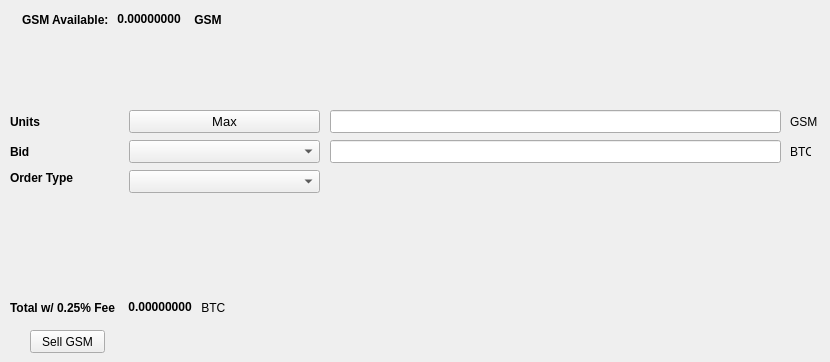
   <widget class="QWidget" name="SellTab">
    <attribute name="title">
     <string>Sell</string>
    </attribute>
    <widget class="QLabel" name="label_16">
     <property name="geometry">
      <rect>
       <x>790</x>
       <y>140</y>
       <width>21</width>
       <height>23</height>
      </rect>
     </property>
     <property name="text">
      <string>BTC</string>
     </property>
    </widget>
    <widget class="QComboBox" name="SellBidcomboBox">
     <property name="geometry">
      <rect>
       <x>129</x>
       <y>140</y>
       <width>191</width>
       <height>23</height>
      </rect>
     </property>
     <property name="font">
      <font>
       <pointsize>10</pointsize>
      </font>
     </property>
    </widget>
    <widget class="QLabel" name="label_18">
     <property name="geometry">
      <rect>
       <x>10</x>
       <y>110</y>
       <width>46</width>
       <height>23</height>
      </rect>
     </property>
     <property name="font">
      <font>
       <weight>75</weight>
       <bold>true</bold>
      </font>
     </property>
     <property name="text">
      <string>Units</string>
     </property>
    </widget>
    <widget class="QPushButton" name="Sell_Max_Amount">
     <property name="geometry">
      <rect>
       <x>129</x>
       <y>110</y>
       <width>191</width>
       <height>23</height>
      </rect>
     </property>
     <property name="font">
      <font>
       <pointsize>10</pointsize>
      </font>
     </property>
     <property name="text">
      <string>Max</string>
     </property>
    </widget>
    <widget class="QLabel" name="label_20">
     <property name="geometry">
      <rect>
       <x>10</x>
       <y>170</y>
       <width>71</width>
       <height>16</height>
      </rect>
     </property>
     <property name="font">
      <font>
       <weight>75</weight>
       <bold>true</bold>
      </font>
     </property>
     <property name="text">
      <string>Order Type</string>
     </property>
    </widget>
    <widget class="QComboBox" name="SellOrdertypeCombo">
     <property name="geometry">
      <rect>
       <x>129</x>
       <y>170</y>
       <width>191</width>
       <height>23</height>
      </rect>
     </property>
     <property name="font">
      <font>
       <pointsize>10</pointsize>
      </font>
     </property>
    </widget>
    <widget class="QLabel" name="label_21">
     <property name="geometry">
      <rect>
       <x>10</x>
       <y>140</y>
       <width>46</width>
       <height>23</height>
      </rect>
     </property>
     <property name="font">
      <font>
       <weight>75</weight>
       <bold>true</bold>
      </font>
     </property>
     <property name="text">
      <string>Bid</string>
     </property>
    </widget>
    <widget class="QLabel" name="label_22">
     <property name="geometry">
      <rect>
       <x>790</x>
       <y>110</y>
       <width>31</width>
       <height>23</height>
      </rect>
     </property>
     <property name="text">
      <string>GSM</string>
     </property>
    </widget>
    <widget class="QLineEdit" name="UnitsInputGSM">
     <property name="geometry">
      <rect>
       <x>330</x>
       <y>110</y>
       <width>451</width>
       <height>23</height>
      </rect>
     </property>
     <property name="font">
      <font>
       <pointsize>9</pointsize>
       <weight>75</weight>
       <bold>true</bold>
      </font>
     </property>
    </widget>
    <widget class="QLineEdit" name="SellBidPriceEdit">
     <property name="geometry">
      <rect>
       <x>330</x>
       <y>140</y>
       <width>451</width>
       <height>23</height>
      </rect>
     </property>
     <property name="font">
      <font>
       <pointsize>9</pointsize>
       <weight>75</weight>
       <bold>true</bold>
      </font>
     </property>
    </widget>
    <widget class="QPushButton" name="SellGSMBTN">
     <property name="geometry">
      <rect>
       <x>30</x>
       <y>330</y>
       <width>75</width>
       <height>23</height>
      </rect>
     </property>
     <property name="text">
      <string>Sell GSM</string>
     </property>
    </widget>
    <widget class="QWidget" name="layoutWidget">
     <property name="geometry">
      <rect>
       <x>22</x>
       <y>12</y>
       <width>200</width>
       <height>15</height>
      </rect>
     </property>
     <layout class="QHBoxLayout" name="horizontalLayout">
      <item>
       <widget class="QLabel" name="label232_2">
        <property name="font">
         <font>
          <weight>75</weight>
          <bold>true</bold>
         </font>
        </property>
        <property name="text">
         <string>GSM Available:</string>
        </property>
       </widget>
      </item>
      <item>
       <widget class="QLabel" name="GSMAvailableLabel">
        <property name="palette">
         <palette>
          <active>
           <colorrole role="WindowText">
            <brush brushstyle="SolidPattern">
             <color alpha="255">
              <red>0</red>
              <green>0</green>
              <blue>0</blue>
             </color>
            </brush>
           </colorrole>
           <colorrole role="Button">
            <brush brushstyle="SolidPattern">
             <color alpha="255">
              <red>0</red>
              <green>170</green>
              <blue>0</blue>
             </color>
            </brush>
           </colorrole>
           <colorrole role="Light">
            <brush brushstyle="SolidPattern">
             <color alpha="255">
              <red>0</red>
              <green>255</green>
              <blue>0</blue>
             </color>
            </brush>
           </colorrole>
           <colorrole role="Midlight">
            <brush brushstyle="SolidPattern">
             <color alpha="255">
              <red>0</red>
              <green>212</green>
              <blue>0</blue>
             </color>
            </brush>
           </colorrole>
           <colorrole role="Dark">
            <brush brushstyle="SolidPattern">
             <color alpha="255">
              <red>0</red>
              <green>85</green>
              <blue>0</blue>
             </color>
            </brush>
           </colorrole>
           <colorrole role="Mid">
            <brush brushstyle="SolidPattern">
             <color alpha="255">
              <red>0</red>
              <green>113</green>
              <blue>0</blue>
             </color>
            </brush>
           </colorrole>
           <colorrole role="Text">
            <brush brushstyle="SolidPattern">
             <color alpha="255">
              <red>0</red>
              <green>170</green>
              <blue>0</blue>
             </color>
            </brush>
           </colorrole>
           <colorrole role="BrightText">
            <brush brushstyle="SolidPattern">
             <color alpha="255">
              <red>255</red>
              <green>255</green>
              <blue>255</blue>
             </color>
            </brush>
           </colorrole>
           <colorrole role="ButtonText">
            <brush brushstyle="SolidPattern">
             <color alpha="255">
              <red>0</red>
              <green>0</green>
              <blue>0</blue>
             </color>
            </brush>
           </colorrole>
           <colorrole role="Base">
            <brush brushstyle="SolidPattern">
             <color alpha="255">
              <red>255</red>
              <green>255</green>
              <blue>255</blue>
             </color>
            </brush>
           </colorrole>
           <colorrole role="Window">
            <brush brushstyle="SolidPattern">
             <color alpha="255">
              <red>0</red>
              <green>170</green>
              <blue>0</blue>
             </color>
            </brush>
           </colorrole>
           <colorrole role="Shadow">
            <brush brushstyle="SolidPattern">
             <color alpha="255">
              <red>0</red>
              <green>0</green>
              <blue>0</blue>
             </color>
            </brush>
           </colorrole>
           <colorrole role="AlternateBase">
            <brush brushstyle="SolidPattern">
             <color alpha="255">
              <red>127</red>
              <green>212</green>
              <blue>127</blue>
             </color>
            </brush>
           </colorrole>
           <colorrole role="ToolTipBase">
            <brush brushstyle="SolidPattern">
             <color alpha="255">
              <red>255</red>
              <green>255</green>
              <blue>220</blue>
             </color>
            </brush>
           </colorrole>
           <colorrole role="ToolTipText">
            <brush brushstyle="SolidPattern">
             <color alpha="255">
              <red>0</red>
              <green>0</green>
              <blue>0</blue>
             </color>
            </brush>
           </colorrole>
          </active>
          <inactive>
           <colorrole role="WindowText">
            <brush brushstyle="SolidPattern">
             <color alpha="255">
              <red>0</red>
              <green>0</green>
              <blue>0</blue>
             </color>
            </brush>
           </colorrole>
           <colorrole role="Button">
            <brush brushstyle="SolidPattern">
             <color alpha="255">
              <red>0</red>
              <green>170</green>
              <blue>0</blue>
             </color>
            </brush>
           </colorrole>
           <colorrole role="Light">
            <brush brushstyle="SolidPattern">
             <color alpha="255">
              <red>0</red>
              <green>255</green>
              <blue>0</blue>
             </color>
            </brush>
           </colorrole>
           <colorrole role="Midlight">
            <brush brushstyle="SolidPattern">
             <color alpha="255">
              <red>0</red>
              <green>212</green>
              <blue>0</blue>
             </color>
            </brush>
           </colorrole>
           <colorrole role="Dark">
            <brush brushstyle="SolidPattern">
             <color alpha="255">
              <red>0</red>
              <green>85</green>
              <blue>0</blue>
             </color>
            </brush>
           </colorrole>
           <colorrole role="Mid">
            <brush brushstyle="SolidPattern">
             <color alpha="255">
              <red>0</red>
              <green>113</green>
              <blue>0</blue>
             </color>
            </brush>
           </colorrole>
           <colorrole role="Text">
            <brush brushstyle="SolidPattern">
             <color alpha="255">
              <red>0</red>
              <green>170</green>
              <blue>0</blue>
             </color>
            </brush>
           </colorrole>
           <colorrole role="BrightText">
            <brush brushstyle="SolidPattern">
             <color alpha="255">
              <red>255</red>
              <green>255</green>
              <blue>255</blue>
             </color>
            </brush>
           </colorrole>
           <colorrole role="ButtonText">
            <brush brushstyle="SolidPattern">
             <color alpha="255">
              <red>0</red>
              <green>0</green>
              <blue>0</blue>
             </color>
            </brush>
           </colorrole>
           <colorrole role="Base">
            <brush brushstyle="SolidPattern">
             <color alpha="255">
              <red>255</red>
              <green>255</green>
              <blue>255</blue>
             </color>
            </brush>
           </colorrole>
           <colorrole role="Window">
            <brush brushstyle="SolidPattern">
             <color alpha="255">
              <red>0</red>
              <green>170</green>
              <blue>0</blue>
             </color>
            </brush>
           </colorrole>
           <colorrole role="Shadow">
            <brush brushstyle="SolidPattern">
             <color alpha="255">
              <red>0</red>
              <green>0</green>
              <blue>0</blue>
             </color>
            </brush>
           </colorrole>
           <colorrole role="AlternateBase">
            <brush brushstyle="SolidPattern">
             <color alpha="255">
              <red>127</red>
              <green>212</green>
              <blue>127</blue>
             </color>
            </brush>
           </colorrole>
           <colorrole role="ToolTipBase">
            <brush brushstyle="SolidPattern">
             <color alpha="255">
              <red>255</red>
              <green>255</green>
              <blue>220</blue>
             </color>
            </brush>
           </colorrole>
           <colorrole role="ToolTipText">
            <brush brushstyle="SolidPattern">
             <color alpha="255">
              <red>0</red>
              <green>0</green>
              <blue>0</blue>
             </color>
            </brush>
           </colorrole>
          </inactive>
          <disabled>
           <colorrole role="WindowText">
            <brush brushstyle="SolidPattern">
             <color alpha="255">
              <red>0</red>
              <green>85</green>
              <blue>0</blue>
             </color>
            </brush>
           </colorrole>
           <colorrole role="Button">
            <brush brushstyle="SolidPattern">
             <color alpha="255">
              <red>0</red>
              <green>170</green>
              <blue>0</blue>
             </color>
            </brush>
           </colorrole>
           <colorrole role="Light">
            <brush brushstyle="SolidPattern">
             <color alpha="255">
              <red>0</red>
              <green>255</green>
              <blue>0</blue>
             </color>
            </brush>
           </colorrole>
           <colorrole role="Midlight">
            <brush brushstyle="SolidPattern">
             <color alpha="255">
              <red>0</red>
              <green>212</green>
              <blue>0</blue>
             </color>
            </brush>
           </colorrole>
           <colorrole role="Dark">
            <brush brushstyle="SolidPattern">
             <color alpha="255">
              <red>0</red>
              <green>85</green>
              <blue>0</blue>
             </color>
            </brush>
           </colorrole>
           <colorrole role="Mid">
            <brush brushstyle="SolidPattern">
             <color alpha="255">
              <red>0</red>
              <green>113</green>
              <blue>0</blue>
             </color>
            </brush>
           </colorrole>
           <colorrole role="Text">
            <brush brushstyle="SolidPattern">
             <color alpha="255">
              <red>0</red>
              <green>85</green>
              <blue>0</blue>
             </color>
            </brush>
           </colorrole>
           <colorrole role="BrightText">
            <brush brushstyle="SolidPattern">
             <color alpha="255">
              <red>255</red>
              <green>255</green>
              <blue>255</blue>
             </color>
            </brush>
           </colorrole>
           <colorrole role="ButtonText">
            <brush brushstyle="SolidPattern">
             <color alpha="255">
              <red>0</red>
              <green>85</green>
              <blue>0</blue>
             </color>
            </brush>
           </colorrole>
           <colorrole role="Base">
            <brush brushstyle="SolidPattern">
             <color alpha="255">
              <red>0</red>
              <green>170</green>
              <blue>0</blue>
             </color>
            </brush>
           </colorrole>
           <colorrole role="Window">
            <brush brushstyle="SolidPattern">
             <color alpha="255">
              <red>0</red>
              <green>170</green>
              <blue>0</blue>
             </color>
            </brush>
           </colorrole>
           <colorrole role="Shadow">
            <brush brushstyle="SolidPattern">
             <color alpha="255">
              <red>0</red>
              <green>0</green>
              <blue>0</blue>
             </color>
            </brush>
           </colorrole>
           <colorrole role="AlternateBase">
            <brush brushstyle="SolidPattern">
             <color alpha="255">
              <red>0</red>
              <green>170</green>
              <blue>0</blue>
             </color>
            </brush>
           </colorrole>
           <colorrole role="ToolTipBase">
            <brush brushstyle="SolidPattern">
             <color alpha="255">
              <red>255</red>
              <green>255</green>
              <blue>220</blue>
             </color>
            </brush>
           </colorrole>
           <colorrole role="ToolTipText">
            <brush brushstyle="SolidPattern">
             <color alpha="255">
              <red>0</red>
              <green>0</green>
              <blue>0</blue>
             </color>
            </brush>
           </colorrole>
          </disabled>
         </palette>
        </property>
        <property name="font">
         <font>
          <weight>75</weight>
          <bold>true</bold>
         </font>
        </property>
        <property name="text">
         <string> 0.00000000 </string>
        </property>
        <property name="textInteractionFlags">
         <set>Qt::LinksAccessibleByMouse|Qt::TextSelectableByKeyboard|Qt::TextSelectableByMouse</set>
        </property>
       </widget>
      </item>
      <item>
       <widget class="QLabel" name="labelGSM">
        <property name="font">
         <font>
          <weight>75</weight>
          <bold>true</bold>
         </font>
        </property>
        <property name="text">
         <string> GSM</string>
        </property>
       </widget>
      </item>
     </layout>
    </widget>
    <widget class="QWidget" name="layoutWidget">
     <property name="geometry">
      <rect>
       <x>10</x>
       <y>300</y>
       <width>218</width>
       <height>15</height>
      </rect>
     </property>
     <layout class="QHBoxLayout" name="horizontalLayout_2">
      <item>
       <widget class="QLabel" name="label_19">
        <property name="font">
         <font>
          <weight>75</weight>
          <bold>true</bold>
         </font>
        </property>
        <property name="text">
         <string>Total w/ 0.25% Fee </string>
        </property>
       </widget>
      </item>
      <item>
       <widget class="QLabel" name="SellCostLabel">
        <property name="palette">
         <palette>
          <active>
           <colorrole role="WindowText">
            <brush brushstyle="SolidPattern">
             <color alpha="255">
              <red>0</red>
              <green>0</green>
              <blue>0</blue>
             </color>
            </brush>
           </colorrole>
           <colorrole role="Button">
            <brush brushstyle="SolidPattern">
             <color alpha="255">
              <red>0</red>
              <green>170</green>
              <blue>0</blue>
             </color>
            </brush>
           </colorrole>
           <colorrole role="Light">
            <brush brushstyle="SolidPattern">
             <color alpha="255">
              <red>0</red>
              <green>255</green>
              <blue>0</blue>
             </color>
            </brush>
           </colorrole>
           <colorrole role="Midlight">
            <brush brushstyle="SolidPattern">
             <color alpha="255">
              <red>0</red>
              <green>212</green>
              <blue>0</blue>
             </color>
            </brush>
           </colorrole>
           <colorrole role="Dark">
            <brush brushstyle="SolidPattern">
             <color alpha="255">
              <red>0</red>
              <green>85</green>
              <blue>0</blue>
             </color>
            </brush>
           </colorrole>
           <colorrole role="Mid">
            <brush brushstyle="SolidPattern">
             <color alpha="255">
              <red>0</red>
              <green>113</green>
              <blue>0</blue>
             </color>
            </brush>
           </colorrole>
           <colorrole role="Text">
            <brush brushstyle="SolidPattern">
             <color alpha="255">
              <red>0</red>
              <green>170</green>
              <blue>0</blue>
             </color>
            </brush>
           </colorrole>
           <colorrole role="BrightText">
            <brush brushstyle="SolidPattern">
             <color alpha="255">
              <red>255</red>
              <green>255</green>
              <blue>255</blue>
             </color>
            </brush>
           </colorrole>
           <colorrole role="ButtonText">
            <brush brushstyle="SolidPattern">
             <color alpha="255">
              <red>0</red>
              <green>0</green>
              <blue>0</blue>
             </color>
            </brush>
           </colorrole>
           <colorrole role="Base">
            <brush brushstyle="SolidPattern">
             <color alpha="255">
              <red>255</red>
              <green>255</green>
              <blue>255</blue>
             </color>
            </brush>
           </colorrole>
           <colorrole role="Window">
            <brush brushstyle="SolidPattern">
             <color alpha="255">
              <red>0</red>
              <green>170</green>
              <blue>0</blue>
             </color>
            </brush>
           </colorrole>
           <colorrole role="Shadow">
            <brush brushstyle="SolidPattern">
             <color alpha="255">
              <red>0</red>
              <green>0</green>
              <blue>0</blue>
             </color>
            </brush>
           </colorrole>
           <colorrole role="AlternateBase">
            <brush brushstyle="SolidPattern">
             <color alpha="255">
              <red>127</red>
              <green>212</green>
              <blue>127</blue>
             </color>
            </brush>
           </colorrole>
           <colorrole role="ToolTipBase">
            <brush brushstyle="SolidPattern">
             <color alpha="255">
              <red>255</red>
              <green>255</green>
              <blue>220</blue>
             </color>
            </brush>
           </colorrole>
           <colorrole role="ToolTipText">
            <brush brushstyle="SolidPattern">
             <color alpha="255">
              <red>0</red>
              <green>0</green>
              <blue>0</blue>
             </color>
            </brush>
           </colorrole>
          </active>
          <inactive>
           <colorrole role="WindowText">
            <brush brushstyle="SolidPattern">
             <color alpha="255">
              <red>0</red>
              <green>0</green>
              <blue>0</blue>
             </color>
            </brush>
           </colorrole>
           <colorrole role="Button">
            <brush brushstyle="SolidPattern">
             <color alpha="255">
              <red>0</red>
              <green>170</green>
              <blue>0</blue>
             </color>
            </brush>
           </colorrole>
           <colorrole role="Light">
            <brush brushstyle="SolidPattern">
             <color alpha="255">
              <red>0</red>
              <green>255</green>
              <blue>0</blue>
             </color>
            </brush>
           </colorrole>
           <colorrole role="Midlight">
            <brush brushstyle="SolidPattern">
             <color alpha="255">
              <red>0</red>
              <green>212</green>
              <blue>0</blue>
             </color>
            </brush>
           </colorrole>
           <colorrole role="Dark">
            <brush brushstyle="SolidPattern">
             <color alpha="255">
              <red>0</red>
              <green>85</green>
              <blue>0</blue>
             </color>
            </brush>
           </colorrole>
           <colorrole role="Mid">
            <brush brushstyle="SolidPattern">
             <color alpha="255">
              <red>0</red>
              <green>113</green>
              <blue>0</blue>
             </color>
            </brush>
           </colorrole>
           <colorrole role="Text">
            <brush brushstyle="SolidPattern">
             <color alpha="255">
              <red>0</red>
              <green>170</green>
              <blue>0</blue>
             </color>
            </brush>
           </colorrole>
           <colorrole role="BrightText">
            <brush brushstyle="SolidPattern">
             <color alpha="255">
              <red>255</red>
              <green>255</green>
              <blue>255</blue>
             </color>
            </brush>
           </colorrole>
           <colorrole role="ButtonText">
            <brush brushstyle="SolidPattern">
             <color alpha="255">
              <red>0</red>
              <green>0</green>
              <blue>0</blue>
             </color>
            </brush>
           </colorrole>
           <colorrole role="Base">
            <brush brushstyle="SolidPattern">
             <color alpha="255">
              <red>255</red>
              <green>255</green>
              <blue>255</blue>
             </color>
            </brush>
           </colorrole>
           <colorrole role="Window">
            <brush brushstyle="SolidPattern">
             <color alpha="255">
              <red>0</red>
              <green>170</green>
              <blue>0</blue>
             </color>
            </brush>
           </colorrole>
           <colorrole role="Shadow">
            <brush brushstyle="SolidPattern">
             <color alpha="255">
              <red>0</red>
              <green>0</green>
              <blue>0</blue>
             </color>
            </brush>
           </colorrole>
           <colorrole role="AlternateBase">
            <brush brushstyle="SolidPattern">
             <color alpha="255">
              <red>127</red>
              <green>212</green>
              <blue>127</blue>
             </color>
            </brush>
           </colorrole>
           <colorrole role="ToolTipBase">
            <brush brushstyle="SolidPattern">
             <color alpha="255">
              <red>255</red>
              <green>255</green>
              <blue>220</blue>
             </color>
            </brush>
           </colorrole>
           <colorrole role="ToolTipText">
            <brush brushstyle="SolidPattern">
             <color alpha="255">
              <red>0</red>
              <green>0</green>
              <blue>0</blue>
             </color>
            </brush>
           </colorrole>
          </inactive>
          <disabled>
           <colorrole role="WindowText">
            <brush brushstyle="SolidPattern">
             <color alpha="255">
              <red>0</red>
              <green>85</green>
              <blue>0</blue>
             </color>
            </brush>
           </colorrole>
           <colorrole role="Button">
            <brush brushstyle="SolidPattern">
             <color alpha="255">
              <red>0</red>
              <green>170</green>
              <blue>0</blue>
             </color>
            </brush>
           </colorrole>
           <colorrole role="Light">
            <brush brushstyle="SolidPattern">
             <color alpha="255">
              <red>0</red>
              <green>255</green>
              <blue>0</blue>
             </color>
            </brush>
           </colorrole>
           <colorrole role="Midlight">
            <brush brushstyle="SolidPattern">
             <color alpha="255">
              <red>0</red>
              <green>212</green>
              <blue>0</blue>
             </color>
            </brush>
           </colorrole>
           <colorrole role="Dark">
            <brush brushstyle="SolidPattern">
             <color alpha="255">
              <red>0</red>
              <green>85</green>
              <blue>0</blue>
             </color>
            </brush>
           </colorrole>
           <colorrole role="Mid">
            <brush brushstyle="SolidPattern">
             <color alpha="255">
              <red>0</red>
              <green>113</green>
              <blue>0</blue>
             </color>
            </brush>
           </colorrole>
           <colorrole role="Text">
            <brush brushstyle="SolidPattern">
             <color alpha="255">
              <red>0</red>
              <green>85</green>
              <blue>0</blue>
             </color>
            </brush>
           </colorrole>
           <colorrole role="BrightText">
            <brush brushstyle="SolidPattern">
             <color alpha="255">
              <red>255</red>
              <green>255</green>
              <blue>255</blue>
             </color>
            </brush>
           </colorrole>
           <colorrole role="ButtonText">
            <brush brushstyle="SolidPattern">
             <color alpha="255">
              <red>0</red>
              <green>85</green>
              <blue>0</blue>
             </color>
            </brush>
           </colorrole>
           <colorrole role="Base">
            <brush brushstyle="SolidPattern">
             <color alpha="255">
              <red>0</red>
              <green>170</green>
              <blue>0</blue>
             </color>
            </brush>
           </colorrole>
           <colorrole role="Window">
            <brush brushstyle="SolidPattern">
             <color alpha="255">
              <red>0</red>
              <green>170</green>
              <blue>0</blue>
             </color>
            </brush>
           </colorrole>
           <colorrole role="Shadow">
            <brush brushstyle="SolidPattern">
             <color alpha="255">
              <red>0</red>
              <green>0</green>
              <blue>0</blue>
             </color>
            </brush>
           </colorrole>
           <colorrole role="AlternateBase">
            <brush brushstyle="SolidPattern">
             <color alpha="255">
              <red>0</red>
              <green>170</green>
              <blue>0</blue>
             </color>
            </brush>
           </colorrole>
           <colorrole role="ToolTipBase">
            <brush brushstyle="SolidPattern">
             <color alpha="255">
              <red>255</red>
              <green>255</green>
              <blue>220</blue>
             </color>
            </brush>
           </colorrole>
           <colorrole role="ToolTipText">
            <brush brushstyle="SolidPattern">
             <color alpha="255">
              <red>0</red>
              <green>0</green>
              <blue>0</blue>
             </color>
            </brush>
           </colorrole>
          </disabled>
         </palette>
        </property>
        <property name="font">
         <font>
          <weight>75</weight>
          <bold>true</bold>
         </font>
        </property>
        <property name="autoFillBackground">
         <bool>false</bool>
        </property>
        <property name="text">
         <string> 0.00000000</string>
        </property>
        <property name="textInteractionFlags">
         <set>Qt::LinksAccessibleByMouse|Qt::TextSelectableByMouse</set>
        </property>
       </widget>
      </item>
      <item>
       <widget class="QLabel" name="label_17">
        <property name="font">
         <font>
          <weight>50</weight>
          <bold>false</bold>
         </font>
        </property>
        <property name="text">
         <string> BTC</string>
        </property>
       </widget>
      </item>
     </layout>
    </widget>
   </widget>
